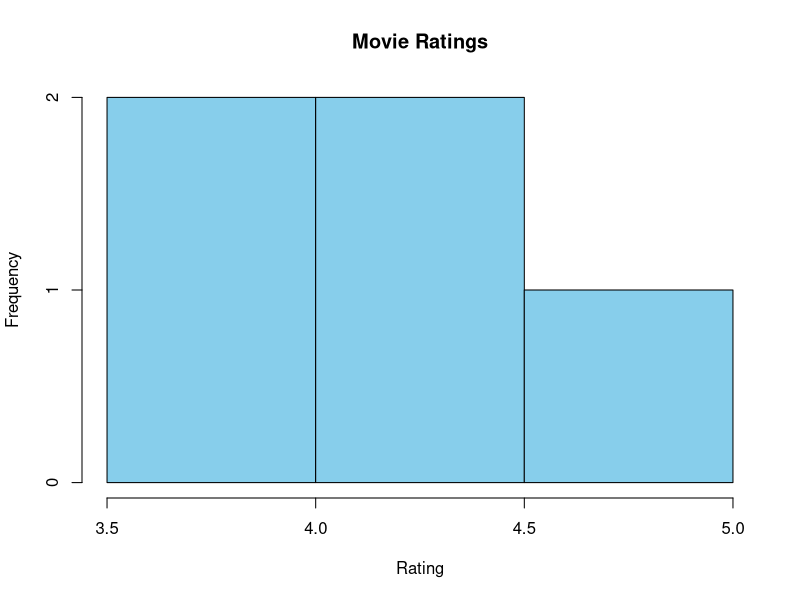
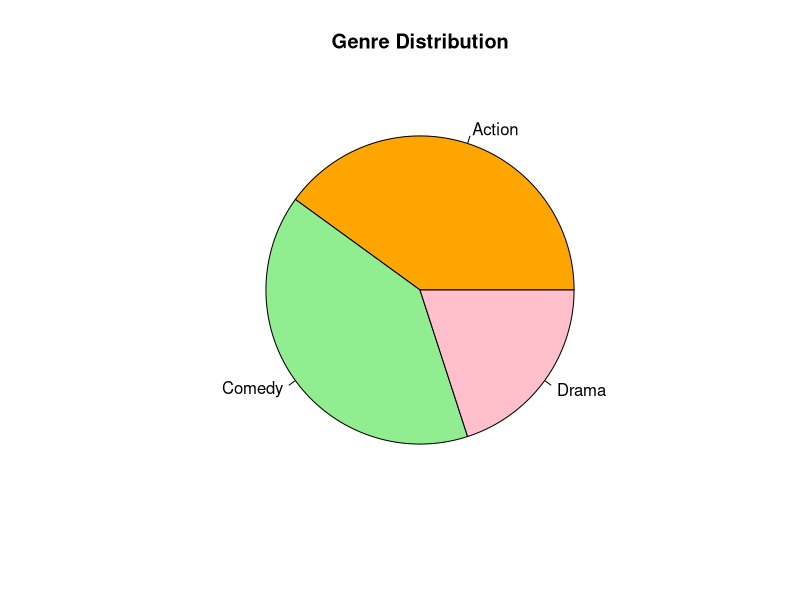
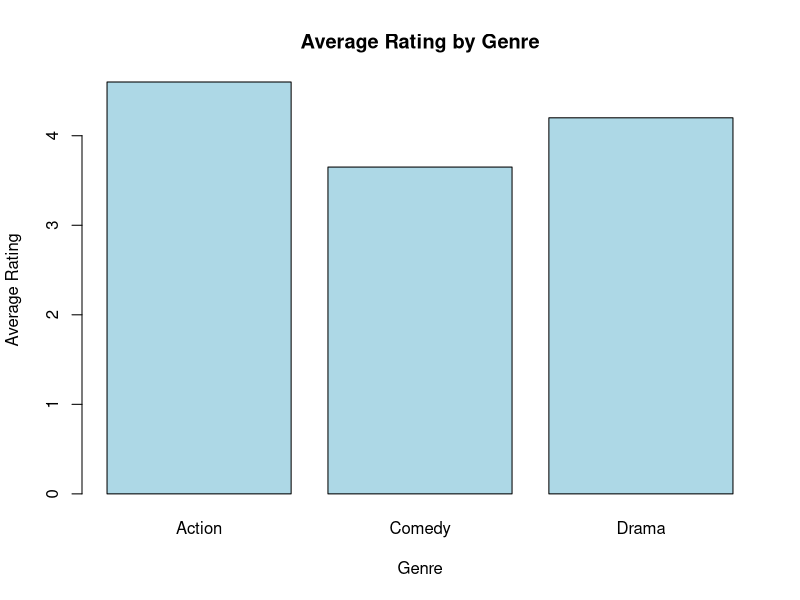
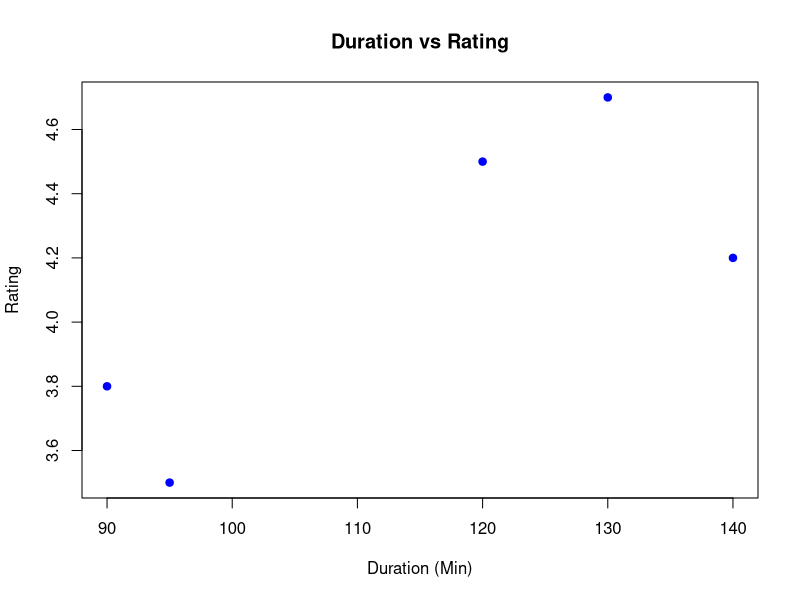

Here is the R script that generated these plots, in order:
# SET 21 - Movie Ratings

data <- data.frame(
  Movie.ID = c(1,2,3,4,5),
  Genre = c("Action","Comedy","Drama","Action","Comedy"),
  Rating = c(4.5,3.8,4.2,4.7,3.5),
  Duration = c(120,90,140,130,95)
)

# 5. Histogram of movie ratings
hist(data$Rating,
     main="Movie Ratings",
     xlab="Rating",
     col="skyblue",
     border="black")

# 6. Pie chart of genre distribution
pie(table(data$Genre),
    main="Genre Distribution",
    col=c("orange","lightgreen","pink"))

# 7. Bar chart of average ratings by genre
avg <- aggregate(Rating ~ Genre, data, mean)
barplot(avg$Rating,
        names.arg=avg$Genre,
        main="Average Rating by Genre",
        xlab="Genre",
        ylab="Average Rating",
        col="lightblue")

# 8. Scatter plot of duration vs rating
plot(data$Duration, data$Rating,
     main="Duration vs Rating",
     xlab="Duration (Min)",
     ylab="Rating",
     pch=19,
     col="blue")
